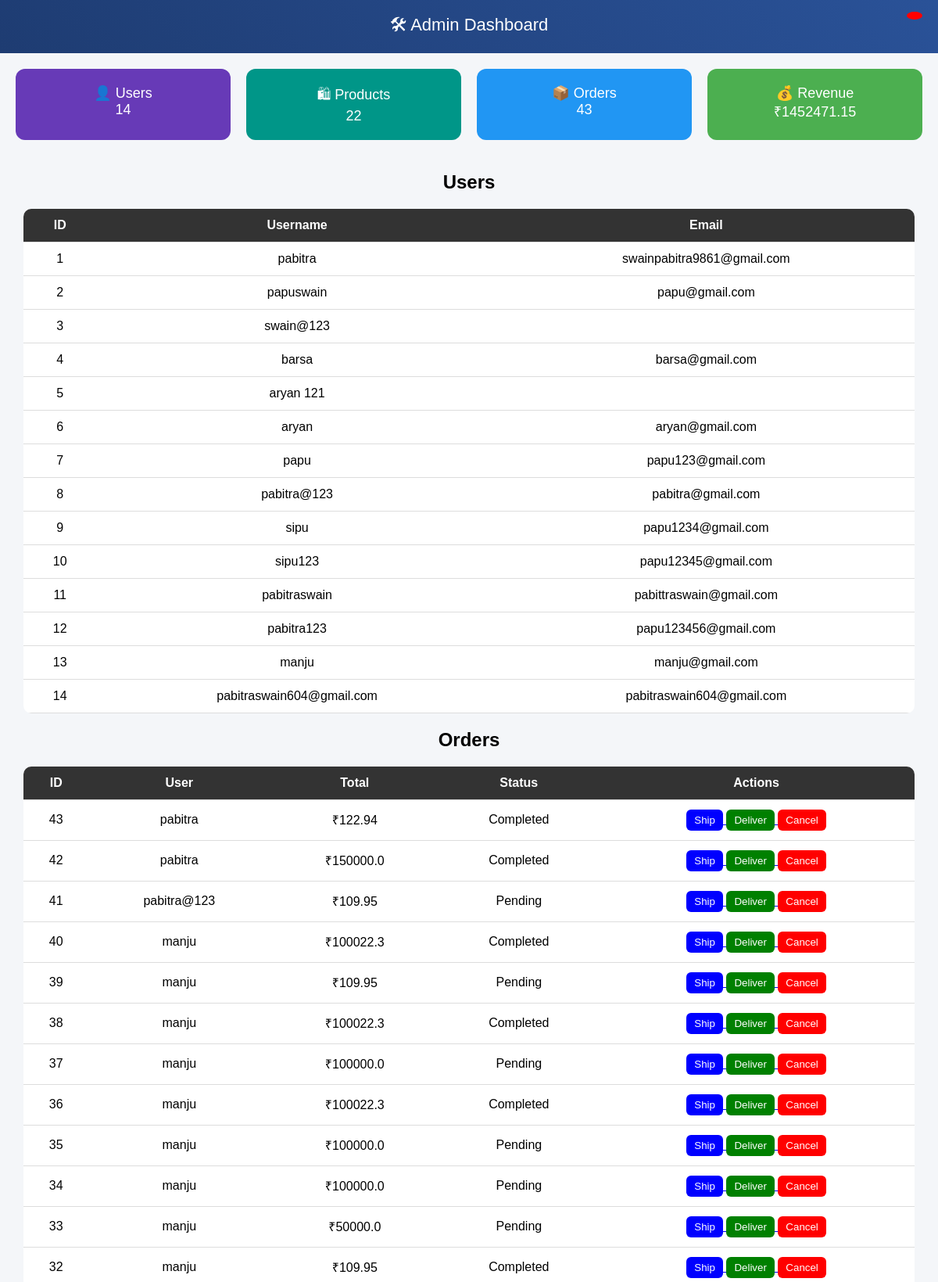
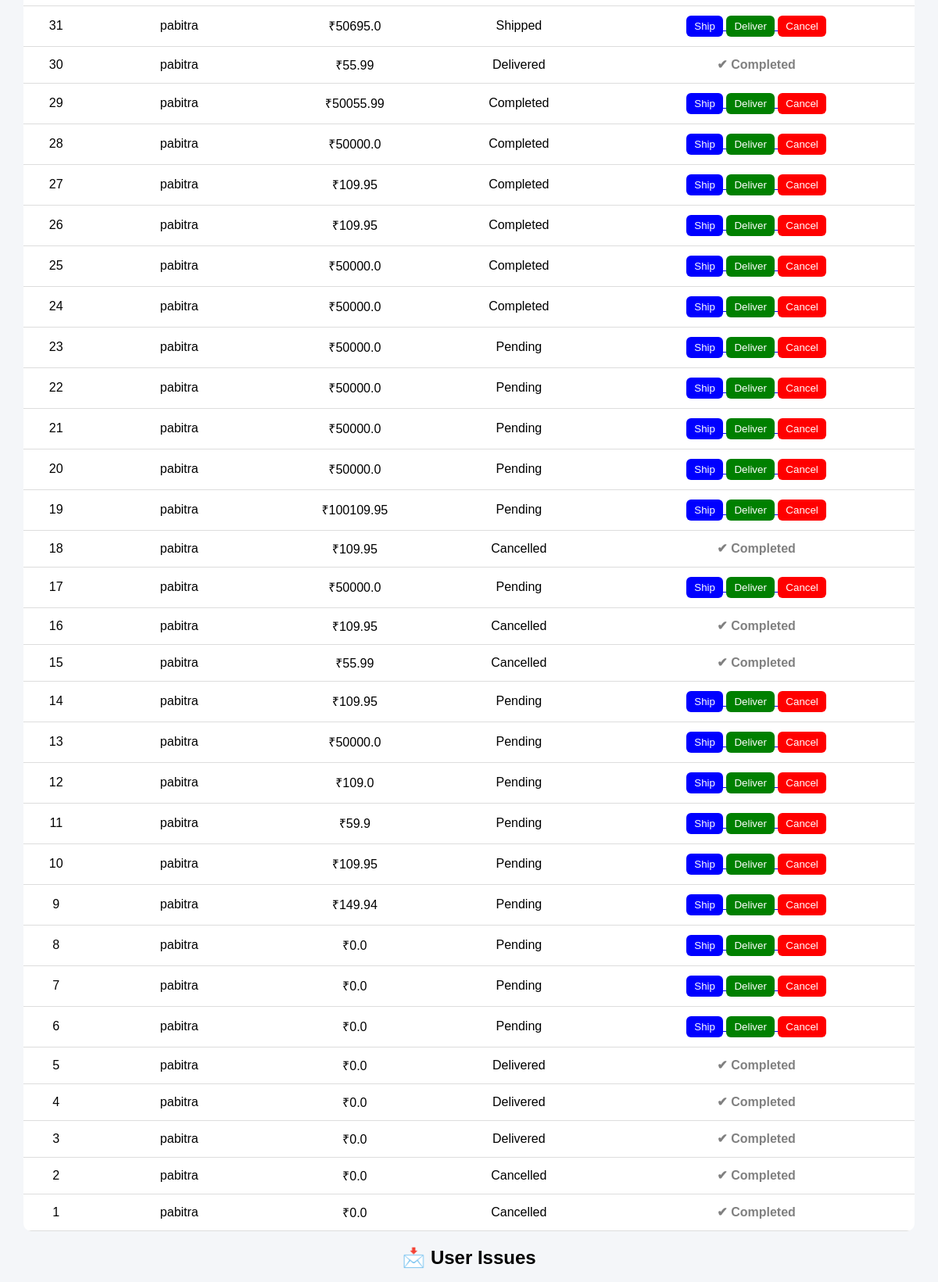
/admin-dashboard/ (signed in, upper part), run on the app's committed database (2 pictures, top to bottom).
### store/models.py (models this page shows, shortened)
class Order(models.Model):
    STATUS_CHOICES = [
        ('Pending', 'Pending'),
        ('Shipped', 'Shipped'),
        ('Delivered', 'Delivered'),
        ('Cancelled', 'Cancelled'),
        ('Completed', 'Completed'),
    ]
    user = models.ForeignKey(User, on_delete=models.CASCADE)
    address = models.TextField()
    payment_method = models.CharField(max_length=50)
    total_price = models.FloatField()
    status = models.CharField(max_length=20, choices=STATUS_CHOICES, default='Pending')
    created_at = models.DateTimeField(auto_now_add=True)

### store/views.py (the view)
# urls.py: path('admin-dashboard/', views.admin_dashboard, name='admin_dashboard'),
def admin_dashboard(request):
    if not request.user.is_superuser:
        return redirect('/')
    total_users = User.objects.count()
    total_products = Product.objects.count()
    total_orders = Order.objects.count()
    total_revenue = Order.objects.aggregate(total=Sum('total_price'))['total'] or 0
    orders = Order.objects.all().order_by('-id')
    users = User.objects.all()
    messages_data = SupportMessage.objects.all().order_by('-id')
    context = {
        'total_users': total_users,
        'total_products': total_products,
        'total_orders': total_orders,
        'total_revenue': total_revenue,
        'orders': orders,
        'users': users,
        'issues': messages_data   # 👉 ADD THIS
    }
    return render(request, 'admin_dashboard.html', context)

### store/templates/admin_dashboard.html (shortened to what this page needs)
<!doctype html>
<html>
  <head>
  </head>
  <body>
    <header>
      🛠 Admin Dashboard
      <span class="badge">{{ unread_count }}</span>
    </header>
    <div class="stats">
      <div class="stat-box users">👤 Users <br />{{ total_users }}</div>
      <div class="stat-box products">
        🛍 Products <br />{{ total_products }}
      </div>
      <div class="stat-box orders">📦 Orders <br />{{ total_orders }}</div>
      <div class="stat-box revenue">💰 Revenue <br />₹{{ total_revenue }}</div>
    </div>
    <h2 style="text-align: center">Users</h2>
    <table>
      <tr>
        <th>ID</th>
        <th>Username</th>
        <th>Email</th>
      </tr>
      {% for user in users %}
      <tr>
        <td>{{ user.id }}</td>
        <td>{{ user.username }}</td>
        <td>{{ user.email }}</td>
      </tr>
      {% endfor %}
    </table>
    <h2 style="text-align: center">Orders</h2>
    <table>
      <tr>
        <th>ID</th>
        <th>User</th>
        <th>Total</th>
        <th>Status</th>
        <th>Actions</th>
      </tr>
      {% for order in orders %}
      <tr>
        <td>{{ order.id }}</td>
        <td>{{ order.user.username }}</td>
        <td>₹{{ order.total_price }}</td>
        <td>{{ order.status }}</td>
        <td>
          {% if order.status != "Delivered" and order.status != "Cancelled" %}
          <a href="/update-status/{{ order.id }}/Shipped/">
            <button class="ship">Ship</button>
          </a>
          <a href="/update-status/{{ order.id }}/Delivered/">
            <button class="deliver">Deliver</button>
          </a>
          <a href="/update-status/{{ order.id }}/Cancelled/">
            <button class="cancel">Cancel</button>
          </a>
          {% else %}
          <span style="color: gray; font-weight: bold">✔ Completed</span>
          {% endif %}
        </td>
      </tr>
      {% endfor %}
    </table>
    <h2 style="text-align: center">📩 User Issues</h2>
  </body>
</html>

### store/templates/admin_dashboard.html (style rules this page uses)
body { font-family: Arial; background: #f4f6f9; margin: 0; }
header { background: linear-gradient(45deg, #1e3c72, #2a5298); color: white; padding: 15px; text-align: center; font-size: 22px; position: relative; }
.badge { position: absolute; right: 20px; top: 15px; background: red; padding: 5px 10px; border-radius: 50%; color: white; }
.stats { display: flex; gap: 20px; padding: 20px; }
.stat-box { flex: 1; padding: 20px; border-radius: 12px; color: white; text-align: center; font-size: 18px; }
.users { background: #673ab7; }
.products { background: #009688; }
.orders { background: #2196f3; }
.revenue { background: #4caf50; }
table { width: 95%; margin: 20px auto; border-collapse: collapse; background: white; border-radius: 10px; overflow: hidden; }
th, td { padding: 12px; text-align: center; border-bottom: 1px solid #ddd; }
th { background: #333; color: white; }
button { padding: 6px 10px; border: none; border-radius: 6px; color: white; cursor: pointer; }
.ship { background: blue; }
.deliver { background: green; }
.cancel { background: red; }

### data on the page
Order: id "43", user.username "pabitra", total_price "122.94", status "Completed"
Order: id "42", user.username "pabitra", total_price "150000.0", status "Completed"
Order: id "41", user.username "pabitra@123", total_price "109.95", status "Pending"
Order: id "40", user.username "manju", total_price "100022.3", status "Completed"
Order: id "39", user.username "manju", total_price "109.95", status "Pending"
Order: id "38", user.username "manju", total_price "100022.3", status "Completed"
Order: id "37", user.username "manju", total_price "100000.0", status "Pending"
Order: id "36", user.username "manju", total_price "100022.3", status "Completed"
Order: id "35", user.username "manju", total_price "100000.0", status "Pending"
Order: id "34", user.username "manju", total_price "100000.0", status "Pending"
Order: id "33", user.username "manju", total_price "50000.0", status "Pending"
Order: id "32", user.username "manju", total_price "109.95", status "Completed"
Order: id "31", user.username "pabitra", total_price "50695.0", status "Shipped"
Order: id "30", user.username "pabitra", total_price "55.99", status "Delivered", shows "✔ Completed"
Order: id "29", user.username "pabitra", total_price "50055.99", status "Completed"
Order: id "28", user.username "pabitra", total_price "50000.0", status "Completed"
Order: id "27", user.username "pabitra", total_price "109.95", status "Completed"
Order: id "26", user.username "pabitra", total_price "109.95", status "Completed"
Order: id "25", user.username "pabitra", total_price "50000.0", status "Completed"
Order: id "24", user.username "pabitra", total_price "50000.0", status "Completed"
Order: id "23", user.username "pabitra", total_price "50000.0", status "Pending"
Order: id "22", user.username "pabitra", total_price "50000.0", status "Pending"
Order: id "21", user.username "pabitra", total_price "50000.0", status "Pending"
Order: id "20", user.username "pabitra", total_price "50000.0", status "Pending"
Order: id "19", user.username "pabitra", total_price "100109.95", status "Pending"
Order: id "18", user.username "pabitra", total_price "109.95", status "Cancelled", shows "✔ Completed"
Order: id "17", user.username "pabitra", total_price "50000.0", status "Pending"
Order: id "16", user.username "pabitra", total_price "109.95", status "Cancelled", shows "✔ Completed"
Order: id "15", user.username "pabitra", total_price "55.99", status "Cancelled", shows "✔ Completed"
Order: id "14", user.username "pabitra", total_price "109.95", status "Pending"
Order: id "13", user.username "pabitra", total_price "50000.0", status "Pending"
Order: id "12", user.username "pabitra", total_price "109.0", status "Pending"
Order: id "11", user.username "pabitra", total_price "59.9", status "Pending"
Order: id "10", user.username "pabitra", total_price "109.95", status "Pending"
Order: id "9", user.username "pabitra", total_price "149.94", status "Pending"
Order: id "8", user.username "pabitra", total_price "0.0", status "Pending"
Order: id "7", user.username "pabitra", total_price "0.0", status "Pending"
Order: id "6", user.username "pabitra", total_price "0.0", status "Pending"
Order: id "5", user.username "pabitra", total_price "0.0", status "Delivered", shows "✔ Completed"
Order: id "4", user.username "pabitra", total_price "0.0", status "Delivered", shows "✔ Completed"
Order: id "3", user.username "pabitra", total_price "0.0", status "Delivered", shows "✔ Completed"
Order: id "2", user.username "pabitra", total_price "0.0", status "Cancelled", shows "✔ Completed"
Order: id "1", user.username "pabitra", total_price "0.0", status "Cancelled", shows "✔ Completed"

### other printed values
{{ total_users }} "14"
{{ total_products }} "22"
{{ total_orders }} "43"
{{ total_revenue }} "1452471.15"
{{ user.id }} "1"
{{ user.username }} "pabitra"
{{ user.email }} "swainpabitra9861@gmail.com"
{{ user.id }} "2"
{{ user.username }} "papuswain"
{{ user.email }} "papu@gmail.com"
{{ user.id }} "3"
{{ user.username }} "swain@123"
{{ user.id }} "4"
{{ user.username }} "barsa"
{{ user.email }} "barsa@gmail.com"
